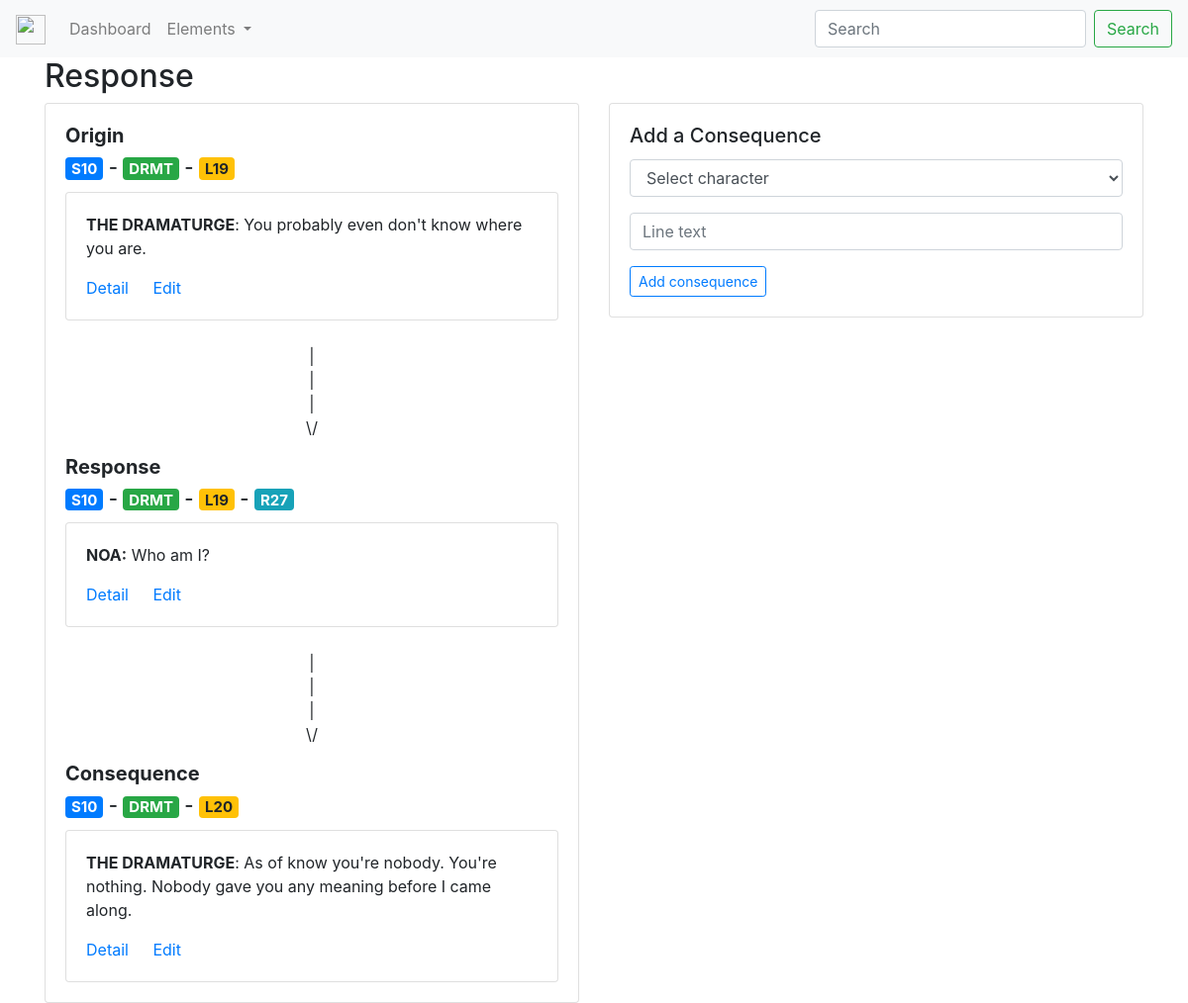
Screenshot of /responses/27/ with the database file from the repository.
### responses/models.py (models this page shows, shortened)
class Response(models.Model):
    line = models.ForeignKey(Line, on_delete=models.CASCADE)
    next_line = models.OneToOneField(Line, related_name="next_line", on_delete=models.CASCADE, null=True)
    text = models.TextField(default='')
    author = models.ForeignKey(User, on_delete=models.CASCADE, default=1)
    class Meta:
        ordering = ['pk']
    def get_absolute_url(self):
        return reverse("responses:show-response", kwargs={'pk': self.pk})
    def get_edit_url(self):
        return reverse("responses:edit-response", kwargs={'pk': self.pk})
    def get_response_id(self):
        return 'R' + str(self.pk)

### lines/models.py (models this page shows, shortened)
class Line(models.Model):
    scene = models.ForeignKey(Scene, on_delete=models.CASCADE, default=None, null=True)
    character = models.ForeignKey(Character, on_delete=models.CASCADE, null=True)
    text = models.TextField(default='')
    author = models.ForeignKey(User, on_delete=models.CASCADE, default=1)
    class Meta:
        ordering = ['pk']
    def get_absolute_url(self):
        return reverse("lines:show-line", kwargs={'pk': self.pk})
    def get_edit_url(self):
        return reverse("lines:edit-line", kwargs={'pk': self.pk})
    def get_line_id(self):
        return 'L' + str(self.pk)

### scenes/models.py (models this page shows, shortened)
class Scene(models.Model):
    description = models.TextField(default='')
    characters = models.ManyToManyField(Character)
    def get_absolute_url(self):
        return reverse('scenes:show-scene', kwargs={'pk': self.pk})
    def get_scene_code(self):
        return 'S' + str(self.pk)

### characters/models.py (models this page shows, shortened)
class Character(models.Model):
    name = models.CharField(blank=True, null=True, max_length=80)
    age = models.PositiveSmallIntegerField(blank=True, null=True)
    gender = models.CharField(blank=True, null=True, max_length=80)
    code = models.CharField(blank=True, null=True, max_length=6)
    description = models.TextField(blank=True, null=True)
    def get_absolute_url(self):
        return reverse("characters:show-character", kwargs={'pk': self.pk})

### responses/views.py (the view, shortened to what this page needs)
# urls.py: path('<int:pk>/', views.DetailView.as_view(), name='show-character'),
class DetailView(generic.DetailView):
    model = Response
    template_name = 'responses/show_response.html'
    def get_queryset(self):
        return Response.objects.all()

### responses/templates/responses/show_response.html (shortened to what this page needs)
{% extends 'base.html' %}
{% block content %}
    <div class="container">
        <h2>Response</h2>
        <div class="row">
            <div class="col-md-6">
                <div class="card">
                    <div class="card-body">
                       <h5><b>Origin</b></h5>
                       <h5 class="card-title">
                            <a href="{{ object.line.scene.get_absolute_url }}" class="badge badge-primary">{{ object.line.scene.get_scene_code }}</a>
                            -
                            <a href="{{ object.line.character.get_absolute_url }}" class="badge badge-success">{{ object.line.character.code }}</a>
                            -
                            <a href="{{ object.line.get_absolute_url }}" class="badge badge-warning">{{ object.line.get_line_id }}</a>
                        </h5>
                        <div class="card">
                            <div class="card-body">
                                <p><b>{{ object.line.character.name|upper }}</b>: {{ object.line.text }}</p>
                                <a href="{{ object.line.get_absolute_url }}" class="card-link">Detail</a>
                                <a href="{{ object.line.get_edit_url }}" class="card-link">Edit</a>
                            </div>
                        </div>
                        <p style="text-align: center;">
                            <br>|<br>|<br>|<br>\/
                        </p>
                        <h5><b>Response</b></h5>
                        <h5 class="card-title">
                            <a href="{{ object.line.scene.get_absolute_url }}" class="badge badge-primary">{{ object.line.scene.get_scene_code }}</a>
                            -
                            <a href="{{ object.line.character.get_absolute_url }}" class="badge badge-success">{{ object.line.character.code }}</a>
                            -
                            <a href="{{ object.line.get_absolute_url }}" class="badge badge-warning">{{ object.line.get_line_id }}</a>
                            -
                            <a href="{{ object.get_absolute_url }}" class="badge badge-info">{{ object.get_response_id }}</a>
                        </h5>
                        <div class="card">
                            <div class="card-body">
                                <p class="card-text"><b>NOA:</b> {{ object.text }}</p>
                                <a href="{{ object.get_absolute_url }}" class="card-link">Detail</a>
                                <a href="{{ object.get_edit_url }}" class="card-link">Edit</a>
                            </div>
                        </div>
                        <p style="text-align: center;">
                            <br>|<br>|<br>|<br>\/
                        </p>
                        <h5><b>Consequence</b></h5>
                        {% if object.next_line %}
                        <h5 class="card-title">
                            <a href="{{ object.next_line.scene.get_absolute_url }}" class="badge badge-primary">{{ object.next_line.scene.get_scene_code }}</a>
                            -
                            <a href="{{ object.next_line.character.get_absolute_url }}" class="badge badge-success">{{ object.next_line.character.code }}</a>
                            -
                            <a href="{{ object.next_line.get_absolute_url }}" class="badge badge-warning">{{ object.next_line.get_line_id }}</a>
                        </h5>
                        <div class="card">
                            <div class="card-body">
                                <p><b>{{ object.next_line.character.name|upper }}</b>: {{ object.next_line.text }}</p>
                                <a href="{{ object.next_line.get_absolute_url }}" class="card-link">Detail</a>
                                <a href="{{ object.next_line.get_edit_url }}" class="card-link">Edit</a>
                            </div>
                        </div>
                        {% else %}
                        <p>No consequence yet.</p>
                        {% endif %}
                    </div>
                </div>
            </div>
            <div class="col-md-6">
                <div class="card">
                    <div class="card-body">
                        <h5 class="card-title">
                            Add a Consequence
                        </h5>
                        <form action="." method="POST">
                            <div class="form-group">
                                <select name="character" id="" class="form-control">
                                    <option value="">
                                        Select character
                                    </option>
                                </select>
                            </div>
                            <div class="form-group">
                                <input type="text" class="form-control" name="text" placeholder="Line text">
                            </div>
                            <button type="submit" class="btn btn-sm btn-outline-primary">Add consequence</button>
                        </form>
                    </div>
                </div>
            </div>
        </div>
    </div>
{% endblock %}

### rows the page displays
Response: line.scene.get_scene_code "S10", line.character.code "DRMT", line.get_line_id "L19", line.character.name "THE DRAMATURGE", line.text "You probably even don't know where you are.", get_response_id "R27", text "Who am I?", next_line.scene.get_scene_code "S10", next_line.character.code "DRMT", next_line.get_line_id "L20", next_line.character.name "THE DRAMATURGE", next_line.text "As of know you're nobody. You're nothing. Nobody gave you any meaning before I came along."
